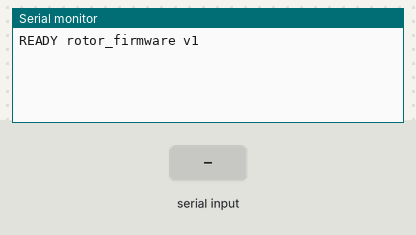
Simulated run of this sketch. Board: Arduino Uno, built with avr-gcc and run on an emulated ATmega328P. Shown: the last lines printed to the serial monitor. Inputs (shaded band) come from the test bench.

Above: at 1.2 s.
1.3 s: "POS?\n" received over Serial
At 2.2 s:
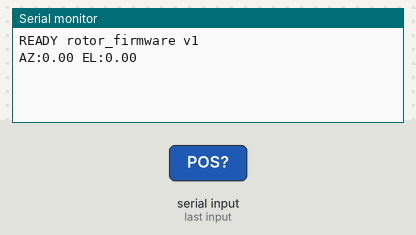
2.8 s: "AZ:\n" received over Serial
At 3.3 s:
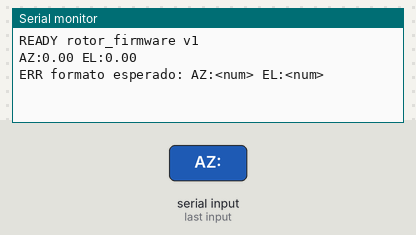

Measured:
- after the input at 1.3 s, the serial monitor: prints a new line at once (image 1)
- after the input at 2.8 s, the serial monitor: prints a new line at once (image 2)

The sketch:

rotor_firmware.ino
```cpp
/*
 * rotor_firmware.ino
 * Firmware de control de dos motores 28BYJ-48 (azimut + elevación)
 * vía driver ULN2003, recibiendo comandos por puerto serie desde
 * rotctld_bridge.py.
 *
 * Proyecto 03 - Estación terrena de satélites
 * Portfolio de Ingeniería de Telecomunicaciones
 *
 * Protocolo serie (texto, 115200 baud, terminado en '\n'):
 *   Comando entrante:  "AZ:<grados> EL:<grados>\n"   ej. "AZ:135.50 EL:42.00"
 *   Respuesta:         "OK AZ:<grados> EL:<grados>\n" cuando alcanza el objetivo
 *   Consulta:          "POS?\n" -> "AZ:<grados> EL:<grados>\n"
 *
 * Requiere la librería Stepper (incluida en el IDE de Arduino) o
 * AccelStepper para mejor control de velocidad/aceleración.
 */

#include <Stepper.h>

// --- Calibración geométrica (ver rotor_design.md para la justificación) ---
// IMPORTANTE: la libreria Stepper.h estandar de Arduino, con el
// constructor de 4 pines usado abajo, ejecuta secuencia de PASO
// COMPLETO (4 estados), no medio paso. Usar aqui el numero de medio
// paso (8152) haria que el motor girase el doble del angulo pedido en
// cada movimiento -- error de calibracion real, ya corregido.
const int STEPS_PER_OUTPUT_REV = 4076; // paso completo, calculado a partir de
                                        // la relación de reducción real 63.684:1
const float DEG_PER_STEP = 360.0 / STEPS_PER_OUTPUT_REV; // ~0.088 grados/paso

// --- Pines (ajustar según tu cableado real de los dos ULN2003) ---
// Motor de azimut
#define AZ_IN1 8
#define AZ_IN2 9
#define AZ_IN3 10
#define AZ_IN4 11
// Motor de elevación
#define EL_IN1 4
#define EL_IN2 5
#define EL_IN3 6
#define EL_IN4 7

Stepper azMotor(STEPS_PER_OUTPUT_REV, AZ_IN1, AZ_IN3, AZ_IN2, AZ_IN4);
Stepper elMotor(STEPS_PER_OUTPUT_REV, EL_IN1, EL_IN3, EL_IN2, EL_IN4);

float currentAz = 0.0;
float currentEl = 0.0;

const float EL_MIN = 0.0;
const float EL_MAX = 90.0;
// Límite mecánico de azimut para evitar que el cableado se retuerza
// indefinidamente (sin anillo colector / slip ring):
const float AZ_MIN = 0.0;
const float AZ_MAX = 360.0;

void moveAxis(Stepper &motor, float &current, float target, float axisMin, float axisMax) {
    target = constrain(target, axisMin, axisMax);
    float delta = target - current;
    long steps = round(delta / DEG_PER_STEP);
    if (steps != 0) {
        motor.step(steps);
        current += steps * DEG_PER_STEP;
    }
}

void setup() {
    Serial.begin(115200);
    azMotor.setSpeed(10); // RPM de salida, conservador para no perder pasos
    elMotor.setSpeed(10);
    Serial.println("READY rotor_firmware v1");
}

void handleCommand(String line) {
    line.trim();
    if (line == "POS?") {
        Serial.print("AZ:");
        Serial.print(currentAz, 2);
        Serial.print(" EL:");
        Serial.println(currentEl, 2);
        return;
    }

    int azIdx = line.indexOf("AZ:");
    int elIdx = line.indexOf("EL:");
    if (azIdx == -1 || elIdx == -1) {
        Serial.println("ERR formato esperado: AZ:<num> EL:<num>");
        return;
    }

    float targetAz = line.substring(azIdx + 3, line.indexOf(' ', azIdx)).toFloat();
    float targetEl = line.substring(elIdx + 3).toFloat();

    moveAxis(azMotor, currentAz, targetAz, AZ_MIN, AZ_MAX);
    moveAxis(elMotor, currentEl, targetEl, EL_MIN, EL_MAX);

    Serial.print("OK AZ:");
    Serial.print(currentAz, 2);
    Serial.print(" EL:");
    Serial.println(currentEl, 2);
}

void loop() {
    if (Serial.available()) {
        String line = Serial.readStringUntil('\n');
        handleCommand(line);
    }
}
```
